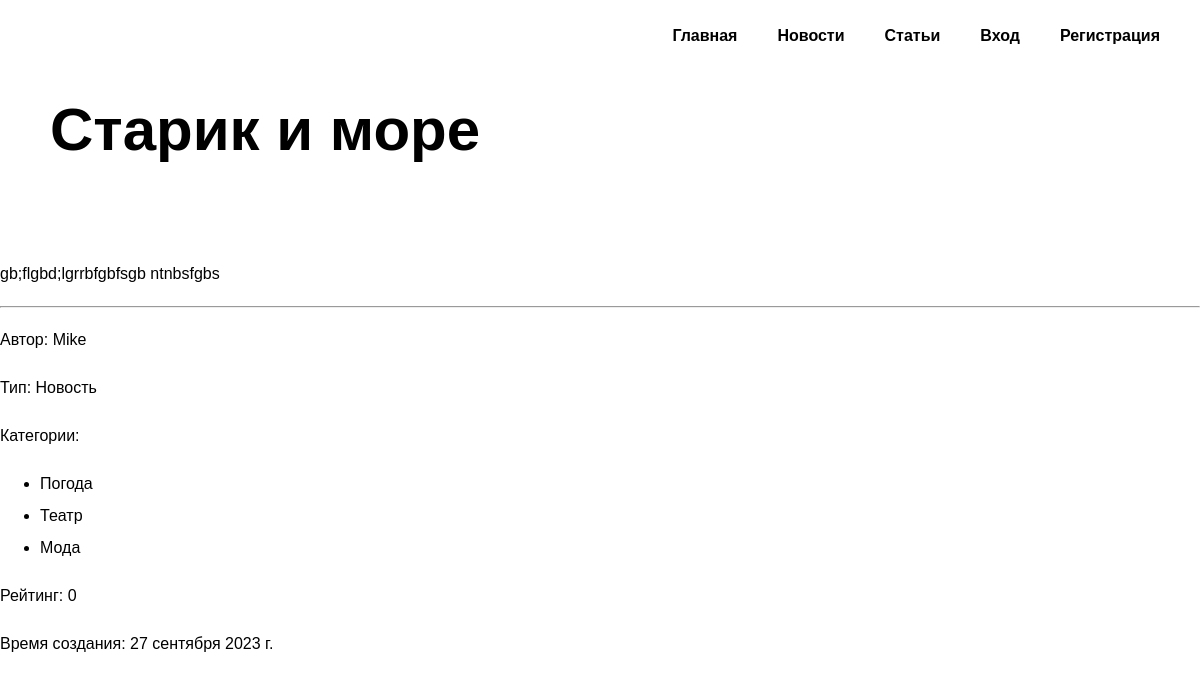
Page /news/starik-i-more/ on the committed database.
### mainapp/models.py (models this page shows, shortened)
class Post(models.Model):
    STATYA = "St"
    NOVOST = "Nv"
    POST_TYPE_CHOICES = [
        (STATYA, "Статья"),
        (NOVOST, "Новость"),
    ]
    author = models.ForeignKey(Author, on_delete=models.CASCADE, related_name='author_post', verbose_name='Автор')
    type = models.CharField(max_length=2, choices=POST_TYPE_CHOICES, default=NOVOST, verbose_name='Тип поста')
    time_created = models.DateTimeField(auto_now_add=True, verbose_name='Время создания')
    category = models.ManyToManyField(Category, through="PostCategory", verbose_name='Категория')
    title = models.CharField(max_length=255, verbose_name='Название')
    text = models.TextField(verbose_name='Текст')
    rating = models.IntegerField(default=0, verbose_name='Рейтинг')
    slug = models.SlugField(max_length=255, unique=True, db_index=True, verbose_name="URL")
    class Meta:
        verbose_name = 'Пост'
        verbose_name_plural = 'Посты'
    def get_category_list(self):
        queryset_category = self.category.values()
        return [i['name'] for i in queryset_category]

class Author(models.Model):
    user = models.OneToOneField(User, on_delete=models.CASCADE, verbose_name='Пользователь')
    rating = models.IntegerField(default=0, verbose_name='Рейтинг')
    def __str__(self):
        return str(self.user)
    class Meta:
        verbose_name = 'Автор'
        verbose_name_plural = 'Авторы'

class Category(models.Model):
    name = models.CharField(max_length=100, unique=True, verbose_name='Категория')
    slug = models.SlugField(max_length=255, unique=True, db_index=True, verbose_name="URL")
    class Meta:
        verbose_name = 'Категория'
        verbose_name_plural = 'Категории'

### mainapp/views.py (the view, shortened to what this page needs)
# urls.py: path('news/<slug:post_slug>/', ShowPost.as_view(), name='post'),
class ShowPost(DetailView):
    model = Post
    template_name = 'mainapp/post-page.html'
    slug_url_kwarg = 'post_slug'
    context_object_name = 'post'
    def get_context_data(self, *, object_list=None, **kwargs):
        context = super().get_context_data(**kwargs)
        context['menu'] = menu
        context['title'] = 'Новость'
        return context

### mainapp/templatetags/custom_filters.py (called while the page is built)
@register.filter()
def bad_words(text_string):
    res = []
    try:
        for word in text_string.split():
            if word.lower().strip(punctuation) in bad_words2:
                if word[-1] in punctuation:
                    word = word[0] + '*' * (len(word) - 2) + word[-1]
                else:
                    word = word[0] + '*' * (len(word) - 1)
            res.append(word)
    except Exception:
        print("Oops! That was no string. Try again...")
    return ' '.join(res)

### mainapp/templates/mainapp/post-page.html (shortened to what this page needs)
{% extends 'mainapp/base.html' %}
{% load custom_filters %}
{% load static %}
{% block extrastyle %}
<link rel="stylesheet" href="{% static 'mainapp/css/post-page-style.css' %}">
{% endblock %}
{% block main %}
<main class="main-page">
		<div class="container">
		<h1 class="heading">{{ post.title|bad_words }}</h1>
		</div>
	</main>
{% endblock main %}
{% block content %}
<section class="post-page">
 	<p class="post-content">{{ post.text|bad_words }}</p>
</section>
    <hr>
<section class="post-page">
 	<p class="post-content">Автор: {{ post.author }}</p>
 	<p class="post-content">Тип: {{ post.get_type_display }}</p>
 	<p class="post-content">Категории:</p>
		<ul>
		{% for cat in  post.get_category_list %}
			<li>{{ cat }}</li>
		{% endfor %}
		</ul>
 	<p class="post-content">Рейтинг: {{ post.rating }}</p>
 	<p class="post-content">Время создания: {{ post.time_created|date:"DATE_FORMAT" }}</p>
</section>
{% endblock %}

### static/mainapp/css/home-style.css (style rules this page uses)
*,*:before,*:after { -moz-box-sizing: border-box; -webkit-box-sizing: border-box; box-sizing: border-box; }
body { margin: 0; min-width: 960px; font-family: "Montserrat", "Helvetica", "Arial", sans-serif; font-size: 16px; line-height: 32px; background-image: url("../images/news_1.jpg"); background-repeat: no-repeat; background-position: top center; }
li { margin-right: 40px; }
.heading { margin: 0 0 24px; font-size: 60px; line-height: 96px; }
.main-page { margin-bottom: 480px; }
.main-page .container { max-width: 1440px; margin:0 auto; padding-left: 50px; }

### static/mainapp/css/post-page-style.css (style rules this page uses)
body { background-image: url("../images/news_2.jpg"); font-family: "Montserrat", "Helvetica", "Arial", sans-serif; font-size: 16px; line-height: 32px; }
.heading { margin: 0 0 24px; font-size: 60px; line-height: 96px; }
.main-page { margin-bottom: 80px; }

### rows in the picture
Post: title|bad_words "Старик и море", text|bad_words "gb;flgbd;lgrrbfgbfsgb ntnbsfgbs", author "Mike", type "Новость", rating "0", time_created "27 сентября 2023 г."
Category: get_category_list "Погода"
Category: get_category_list "Театр"
Category: get_category_list "Мода"

### other values in the picture
{{ m.title }} "Главная" "Новости" "Статьи"
